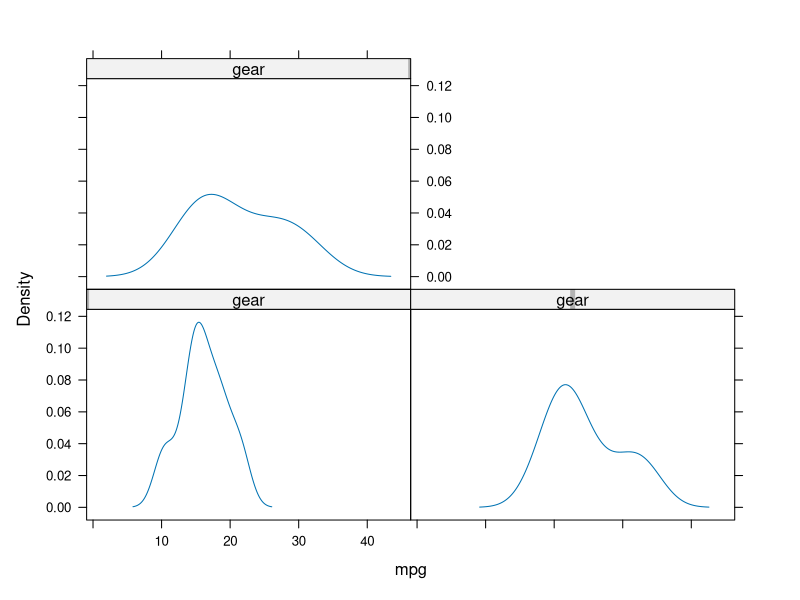

Source code (R):
library(lattice)


input <- mtcars[,c('wt','mpg','hp','gear')]

densityplot(~ mpg | gear,
            data = input,
            plot.points = FALSE)
